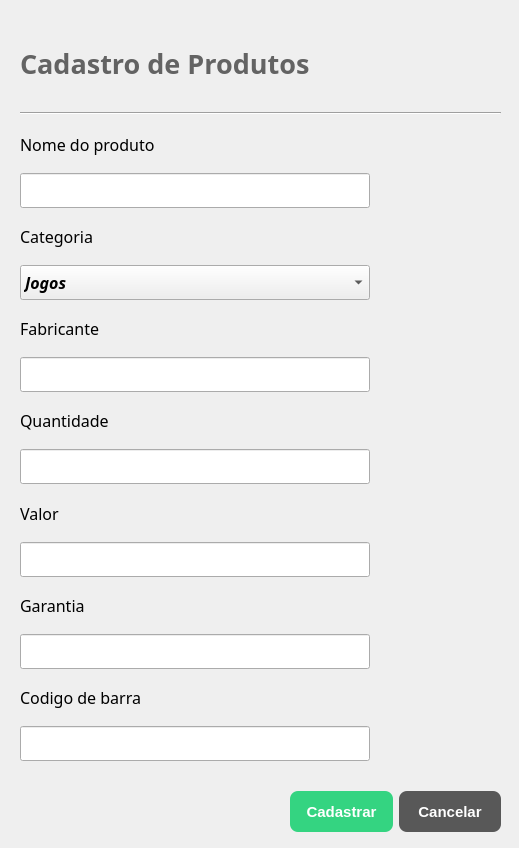
<?xml version="1.0" encoding="UTF-8"?>
<ui version="4.0">
 <class>cadastroProdutos</class>
 <widget class="QDialog" name="cadastroProdutos">
  <property name="geometry">
   <rect>
    <x>0</x>
    <y>0</y>
    <width>519</width>
    <height>848</height>
   </rect>
  </property>
  <property name="windowTitle">
   <string>Dialog</string>
  </property>
  <widget class="QWidget" name="layoutWidget">
   <property name="geometry">
    <rect>
     <x>20</x>
     <y>20</y>
     <width>481</width>
     <height>741</height>
    </rect>
   </property>
   <layout class="QVBoxLayout" name="verticalLayout_1">
    <item>
     <widget class="QLabel" name="Adicionar_Produtos">
      <property name="font">
       <font>
        <family>Montserrat ExtraBold</family>
        <pointsize>20</pointsize>
        <weight>75</weight>
        <bold>true</bold>
       </font>
      </property>
      <property name="styleSheet">
       <string notr="true">color: rgb(99, 99, 99);</string>
      </property>
      <property name="text">
       <string>Cadastro de Produtos</string>
      </property>
     </widget>
    </item>
    <item>
     <widget class="Line" name="line">
      <property name="orientation">
       <enum>Qt::Horizontal</enum>
      </property>
     </widget>
    </item>
    <item>
     <layout class="QVBoxLayout" name="verticalLayout_2">
      <item>
       <widget class="QLabel" name="label_2">
        <property name="font">
         <font>
          <family>Montserrat Medium</family>
          <pointsize>12</pointsize>
         </font>
        </property>
        <property name="text">
         <string>Nome do produto</string>
        </property>
       </widget>
      </item>
      <item>
       <widget class="QLineEdit" name="nome">
        <property name="maximumSize">
         <size>
          <width>350</width>
          <height>35</height>
         </size>
        </property>
        <property name="font">
         <font>
          <pointsize>12</pointsize>
         </font>
        </property>
       </widget>
      </item>
     </layout>
    </item>
    <item>
     <layout class="QVBoxLayout" name="verticalLayout_3">
      <item>
       <widget class="QLabel" name="label_4">
        <property name="font">
         <font>
          <family>Montserrat Medium</family>
          <pointsize>12</pointsize>
         </font>
        </property>
        <property name="text">
         <string>Categoria</string>
        </property>
       </widget>
      </item>
      <item>
       <widget class="QComboBox" name="categoria">
        <property name="minimumSize">
         <size>
          <width>0</width>
          <height>0</height>
         </size>
        </property>
        <property name="maximumSize">
         <size>
          <width>350</width>
          <height>35</height>
         </size>
        </property>
        <property name="font">
         <font>
          <family>Raleway Black</family>
          <pointsize>12</pointsize>
          <weight>75</weight>
          <italic>true</italic>
          <bold>true</bold>
          <underline>false</underline>
          <strikeout>false</strikeout>
          <kerning>true</kerning>
         </font>
        </property>
        <item>
         <property name="text">
          <string>Jogos</string>
         </property>
        </item>
        <item>
         <property name="text">
          <string>Acessórios</string>
         </property>
        </item>
        <item>
         <property name="text">
          <string>Produtos Geek</string>
         </property>
        </item>
       </widget>
      </item>
     </layout>
    </item>
    <item>
     <layout class="QVBoxLayout" name="verticalLayout_4">
      <item>
       <widget class="QLabel" name="label_5">
        <property name="font">
         <font>
          <family>Montserrat Medium</family>
          <pointsize>12</pointsize>
         </font>
        </property>
        <property name="text">
         <string>Fabricante</string>
        </property>
       </widget>
      </item>
      <item>
       <widget class="QLineEdit" name="fabricante">
        <property name="maximumSize">
         <size>
          <width>350</width>
          <height>35</height>
         </size>
        </property>
        <property name="font">
         <font>
          <pointsize>12</pointsize>
         </font>
        </property>
       </widget>
      </item>
     </layout>
    </item>
    <item>
     <layout class="QVBoxLayout" name="verticalLayout_7">
      <item>
       <widget class="QLabel" name="label_11">
        <property name="font">
         <font>
          <family>Montserrat Medium</family>
          <pointsize>12</pointsize>
         </font>
        </property>
        <property name="text">
         <string>Quantidade</string>
        </property>
       </widget>
      </item>
      <item>
       <widget class="QLineEdit" name="quantidade">
        <property name="maximumSize">
         <size>
          <width>350</width>
          <height>35</height>
         </size>
        </property>
        <property name="font">
         <font>
          <pointsize>12</pointsize>
         </font>
        </property>
       </widget>
      </item>
     </layout>
    </item>
    <item>
     <layout class="QVBoxLayout" name="verticalLayout_5">
      <item>
       <widget class="QLabel" name="label_9">
        <property name="font">
         <font>
          <family>Montserrat Medium</family>
          <pointsize>12</pointsize>
         </font>
        </property>
        <property name="text">
         <string>Valor</string>
        </property>
       </widget>
      </item>
      <item>
       <widget class="QLineEdit" name="valor">
        <property name="maximumSize">
         <size>
          <width>350</width>
          <height>35</height>
         </size>
        </property>
        <property name="font">
         <font>
          <pointsize>12</pointsize>
         </font>
        </property>
       </widget>
      </item>
     </layout>
    </item>
    <item>
     <layout class="QVBoxLayout" name="verticalLayout_8">
      <item>
       <widget class="QLabel" name="label_12">
        <property name="font">
         <font>
          <family>Montserrat Medium</family>
          <pointsize>12</pointsize>
         </font>
        </property>
        <property name="text">
         <string>Garantia</string>
        </property>
       </widget>
      </item>
      <item>
       <widget class="QLineEdit" name="garantia">
        <property name="maximumSize">
         <size>
          <width>350</width>
          <height>35</height>
         </size>
        </property>
        <property name="font">
         <font>
          <pointsize>12</pointsize>
         </font>
        </property>
       </widget>
      </item>
     </layout>
    </item>
    <item>
     <layout class="QVBoxLayout" name="verticalLayout_6">
      <item>
       <widget class="QLabel" name="label_10">
        <property name="font">
         <font>
          <family>Montserrat Medium</family>
          <pointsize>12</pointsize>
         </font>
        </property>
        <property name="text">
         <string>Codigo de barra</string>
        </property>
       </widget>
      </item>
      <item>
       <widget class="QLineEdit" name="codigoDeBarra">
        <property name="maximumSize">
         <size>
          <width>350</width>
          <height>35</height>
         </size>
        </property>
        <property name="font">
         <font>
          <pointsize>12</pointsize>
         </font>
        </property>
       </widget>
      </item>
     </layout>
    </item>
   </layout>
  </widget>
  <widget class="QWidget" name="layoutWidget_2">
   <property name="geometry">
    <rect>
     <x>290</x>
     <y>790</y>
     <width>211</width>
     <height>43</height>
    </rect>
   </property>
   <layout class="QHBoxLayout" name="horizontalLayout">
    <item>
     <widget class="QPushButton" name="btnCadastrarProdutos">
      <property name="minimumSize">
       <size>
        <width>0</width>
        <height>41</height>
       </size>
      </property>
      <property name="styleSheet">
       <string notr="true">QPushButton{
	background-color: #34D481;
	color: white;
	border: none;
	border-radius: 8px;
	font-weight: bold;
	font-size: 15px
}</string>
      </property>
      <property name="text">
       <string>Cadastrar</string>
      </property>
     </widget>
    </item>
    <item>
     <widget class="QPushButton" name="cancelar">
      <property name="minimumSize">
       <size>
        <width>0</width>
        <height>41</height>
       </size>
      </property>
      <property name="styleSheet">
       <string notr="true">QPushButton{
	background-color: #585858;
	color: white;
	border: none;
	border-radius: 8px;
	font-weight: bold;
	font-size: 15px
}</string>
      </property>
      <property name="text">
       <string>Cancelar</string>
      </property>
      <property name="checkable">
       <bool>true</bool>
      </property>
     </widget>
    </item>
   </layout>
  </widget>
 </widget>
 <resources/>
 <connections>
  <connection>
   <sender>cancelar</sender>
   <signal>toggled(bool)</signal>
   <receiver>cadastroProdutos</receiver>
   <slot>close()</slot>
   <hints>
    <hint type="sourcelabel">
     <x>472</x>
     <y>813</y>
    </hint>
    <hint type="destinationlabel">
     <x>693</x>
     <y>815</y>
    </hint>
   </hints>
  </connection>
 </connections>
</ui>
